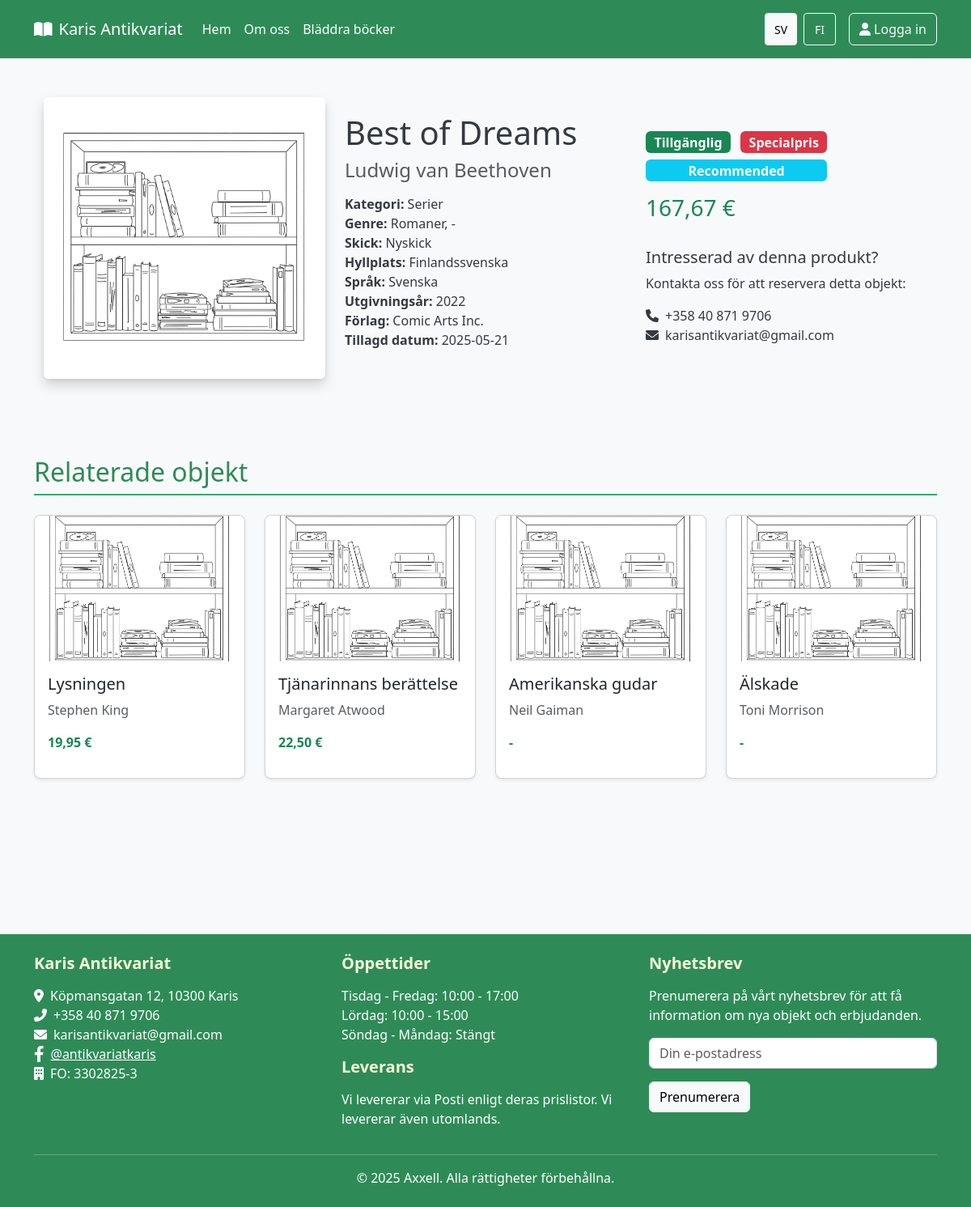
Screenshot of /singleproduct.php?id=167 with the database file from the repository.
### tables this page shows
CREATE TABLE `product` (
  `prod_id` int NOT NULL AUTO_INCREMENT,
  `title` varchar(255) NOT NULL,
  `status` int DEFAULT NULL,
  `shelf_id` int DEFAULT NULL,
  `category_id` int DEFAULT NULL,
  `price` decimal(10,2) DEFAULT NULL,
  `condition_id` int DEFAULT NULL,
  `notes` text,
  `internal_notes` text,
  `year` int DEFAULT NULL,
  `publisher` varchar(100) DEFAULT NULL,
  `special_price` tinyint(1) DEFAULT NULL COMMENT 'Om produkten är på rea: 1 = Ja, 0 = Nej',
  `recommended` tinyint(1) DEFAULT NULL COMMENT 'Om produkten är rekommenderad: 1 = Ja, 0 = Nej	',
  `rare` tinyint(1) DEFAULT '0',
  `date_added` datetime DEFAULT CURRENT_TIMESTAMP,
  `language_id` int DEFAULT NULL,
  PRIMARY KEY (`prod_id`),
  KEY `shelf_id` (`shelf_id`),
  KEY `category_id` (`category_id`),
  KEY `condition_id` (`condition_id`),
  KEY `idx_product_status` (`status`),
  KEY `fk_product_language` (`language_id`),
  CONSTRAINT `fk_product_language` FOREIGN KEY (`language_id`) REFERENCES `language` (`language_id`),
  CONSTRAINT `product_ibfk_1` FOREIGN KEY (`shelf_id`) REFERENCES `shelf` (`shelf_id`),
  CONSTRAINT `product_ibfk_2` FOREIGN KEY (`category_id`) REFERENCES `category` (`category_id`),
  CONSTRAINT `product_ibfk_3` FOREIGN KEY (`condition_id`) REFERENCES `condition` (`condition_id`),
  CONSTRAINT `product_ibfk_4` FOREIGN KEY (`status`) REFERENCES `status` (`status_id`)
);

CREATE TABLE `author` (
  `author_id` int NOT NULL AUTO_INCREMENT,
  `author_name` varchar(200) NOT NULL,
  PRIMARY KEY (`author_id`)
);

CREATE TABLE `category` (
  `category_id` int NOT NULL AUTO_INCREMENT,
  `category_sv_name` varchar(100) NOT NULL,
  `category_fi_name` varchar(100) NOT NULL,
  PRIMARY KEY (`category_id`),
  UNIQUE KEY `category_name` (`category_sv_name`)
);

CREATE TABLE `status` (
  `status_id` int NOT NULL AUTO_INCREMENT,
  `status_sv_name` varchar(50) NOT NULL,
  `status_fi_name` varchar(50) NOT NULL,
  PRIMARY KEY (`status_id`),
  UNIQUE KEY `status_name` (`status_sv_name`)
);

### singleproduct.php (the view, shortened to what the rows shown need)
<?php
require_once 'init.php';
$productId = isset($_GET['id']) ? (int)$_GET['id'] : 0;
function getProductById($productId) {
    global $pdo, $language;
    $categoryNameField = ($language === 'fi') ? 'cat.category_fi_name' : 'cat.category_sv_name';
    $shelfNameField = ($language === 'fi') ? 'sh.shelf_fi_name' : 'sh.shelf_sv_name';
    $statusNameField = ($language === 'fi') ? 's.status_fi_name' : 's.status_sv_name';
    $conditionNameField = ($language === 'fi') ? 'con.condition_fi_name' : 'con.condition_sv_name' ;
    $languageNameField = ($language === 'fi') ? 'lang.language_fi_name' : 'lang.language_sv_name';
    try {
        $sql = "SELECT
        p.prod_id,
        p.title,
        p.status,
        p.shelf_id,
        p.category_id,
        p.price,
        p.condition_id,
        p.notes,
        p.internal_notes,
        p.year,
        p.publisher,
        p.special_price,
        p.rare,
        p.recommended,
        p.date_added,
        p.language_id,
        {$statusNameField} as status_name,
        s.status_id,
        {$categoryNameField} as category_name,
        IFNULL({$shelfNameField}, '') as shelf_name,
        IFNULL({$conditionNameField}, '') as condition_name,
        IFNULL(con.condition_code, '') as condition_code,
        IFNULL({$languageNameField}, '') as language_name
    FROM
        product p
    JOIN category cat ON p.category_id = cat.category_id
    JOIN `status` s ON p.status = s.status_id
    LEFT JOIN shelf sh ON p.shelf_id = sh.shelf_id
    LEFT JOIN `condition` con ON p.condition_id = con.condition_id
    LEFT JOIN `language` lang ON p.language_id = lang.language_id
    WHERE
        p.prod_id = :productId";
        $stmt = $pdo->prepare($sql);
        $stmt->bindParam(':productId', $productId, PDO::PARAM_INT);
        $stmt->execute();
        $product = $stmt->fetch(PDO::FETCH_OBJ);
        if ($product) {
            $authorSql = "SELECT a.author_id, a.author_name
                         FROM author a
                         JOIN product_author pa ON a.author_id = pa.author_id
                         WHERE pa.product_id = :productId";
            $authorStmt = $pdo->prepare($authorSql);
            $authorStmt->bindParam(':productId', $productId, PDO::PARAM_INT);
            $authorStmt->execute();
            $authors = $authorStmt->fetchAll(PDO::FETCH_OBJ);
            $product->authors = $authors;
            $authorNames = array_map(function($author) {
                return $author->author_name;
            }, $authors);
            $product->author_names = !empty($authorNames) ? implode(', ', $authorNames) : '';
            $genreSql = "SELECT g.genre_id, " .
                       ($language === 'fi' ? 'g.genre_fi_name' : 'g.genre_sv_name') . " as genre_name
                       FROM genre g
                       JOIN product_genre pg ON g.genre_id = pg.genre_id
                       WHERE pg.product_id = :productId";
            $genreStmt = $pdo->prepare($genreSql);
            $genreStmt->bindParam(':productId', $productId, PDO::PARAM_INT);
            $genreStmt->execute();
            $genres = $genreStmt->fetchAll(PDO::FETCH_OBJ);
            $product->genres = $genres;
            $product->genre_ids_array = array_map(function($genre) {
                return $genre->genre_id;
            }, $genres);
            $product->genre_names_array = array_map(function($genre) {
                return $genre->genre_name;
            }, $genres);
        }
        return $product;
    } catch (PDOException $e) {
        error_log("Database error in getProductById: " . $e->getMessage());
        error_log("SQL query: " . $sql);
        return null;
    }
}
function getRelatedProducts($productId, $categoryId, $genreIds, $limit = 4) {
    global $pdo, $language;
    try {
        $genreIdList = implode(',', array_map('intval', $genreIds));
        $categoryNameField = ($language === 'fi') ? 'c.category_fi_name' : 'c.category_sv_name';
        $sql = "SELECT DISTINCT
                    p.prod_id,
                    p.title,
                    p.price,
                    p.special_price,
                    p.rare,
                    p.recommended,
                    {$categoryNameField} as category_name,
                    (SELECT GROUP_CONCAT(a.author_name SEPARATOR ', ')
                     FROM product_author pa
                     JOIN author a ON pa.author_id = a.author_id
                     WHERE pa.product_id = p.prod_id) as author_names
                FROM
                    product p
                JOIN
                    category c ON p.category_id = c.category_id
                LEFT JOIN
                    product_genre pg ON p.prod_id = pg.product_id
                WHERE
                    p.prod_id != :productId
                    AND p.status = 1 -- Only available products
                    AND (
                        p.category_id = :categoryId
                        OR pg.genre_id IN ($genreIdList)
                    )
                GROUP BY
                    p.prod_id
                LIMIT :limit";
        $stmt = $pdo->prepare($sql);
        $stmt->bindParam(':productId', $productId, PDO::PARAM_INT);
        $stmt->bindParam(':categoryId', $categoryId, PDO::PARAM_INT);
        $stmt->bindParam(':limit', $limit, PDO::PARAM_INT);
        $stmt->execute();
        return $stmt->fetchAll(PDO::FETCH_OBJ);
    } catch (PDOException $e) {
        error_log("Database error in getRelatedProducts: " . $e->getMessage());
        return [];
    }
}
$product = getProductById($productId);
$relatedProducts = [];
if (!empty($product->genre_ids_array)) {
    $relatedProducts = getRelatedProducts($productId, $product->category_id, $product->genre_ids_array);
}
$formattedPrice = $formatter->formatPrice($product->price);
$formattedDate = $formatter->formatDate($product->date_added);
$statusClass = '';
switch ($product->status_id) {
    case 1:
        $statusClass = 'bg-success';
        break;
}
include 'templates/header.php';
?>
<div class="container my-5 pb-5">
    <div class="row">
        <div class="row mb-5">
            <div class="col-md-4 item-details">
                <div>
                    <h1 class="mb-2" id="item-title"><?php echo safeEcho($product->title); ?></h1>
                    <h4 class="text-muted mb-3" id="item-author"><?php echo safeEcho($product->author_names); ?></h4>
                </div>
                <ul class="list-unstyled">
                    <li><strong><?php echo $strings['category']; ?>:</strong> <span id="item-category"><?php echo safeEcho($product->category_name); ?></span></li>
                    <?php if (!empty($product->year)): ?>
                    <li><strong><?php echo $strings['year']; ?>:</strong> <span id="item-year"><?php echo safeEcho($product->year); ?></span></li>
                    <?php endif; ?>
                    <?php if (!empty($product->publisher)): ?>
                    <li><strong><?php echo $strings['publisher']; ?>:</strong> <span id="item-publisher"><?php echo safeEcho($product->publisher); ?></span></li>
                    <?php endif; ?>
                    <li><strong><?php echo $strings['date_added']; ?>:</strong> <span id="item-date"><?php echo $formattedDate; ?></span></li>
                </ul>
            </div>
            <div class="col-md-4 item-price-status">
                <div class="price-container">
                    <span class="badge <?php echo $statusClass; ?> fs-6" id="item-status"><?php echo safeEcho($product->status_name); ?></span>
                    <?php if ($product->special_price): ?>
                        <span class="badge bg-danger fs-6 ms-2"><?php echo $strings['special_price']; ?></span>
                    <?php endif; ?>
                    <?php if ($product->recommended): ?>
                        <span class="badge bg-info fs-6 mt-2 d-block"><?php echo $strings['recommended'] ?? 'Recommended'; ?></span>
                    <?php endif; ?>
                    <h3 class="text-success mt-3" id="item-price"><?php echo $formattedPrice; ?></h3>
                </div>
            </div>
        </div>
<?php if (!empty($relatedProducts)): ?>
<div class="col-12">
    <section class="my-5">
        <h2 class="mb-4"><?php echo $strings['related_items']; ?></h2>
        <div class="row row-cols-1 row-cols-md-2 row-cols-lg-4 g-4" id="related-items">
            <?php foreach ($relatedProducts as $relatedProduct): ?>
            <div class="col">
                <div class="card h-100">
                    <div class="d-none d-md-block">
                        <?php
                        $relatedImagePath = 'uploads/products/' . $relatedProduct->prod_id . '.jpg';
                        $relatedDefaultImage = asset('images', 'default_antiqe_image.webp');
                        $relatedImageToShow = file_exists($relatedImagePath) ? $relatedImagePath : $relatedDefaultImage;
                        ?>
                        <img src="<?php echo $relatedImageToShow; ?>" class="card-img-top" style="height: 180px; object-fit: cover;" alt="<?php echo safeEcho($relatedProduct->title); ?>">
                        <div class="card-body">
                            <h5 class="card-title"><?php echo safeEcho($relatedProduct->title); ?></h5>
                            <p class="card-text text-muted">
                                <?php echo safeEcho($relatedProduct->author_names); ?>
                            </p>
                            <p class="text-success fw-bold"><?php echo $formatter->formatPrice($relatedProduct->price); ?></p>
                        </div>
                    </div>
                </div>
            </div>
            <?php endforeach; ?>
        </div>
    </section>
</div>
<?php endif; ?>
    </div>
</div>
<?php
include 'templates/footer.php';
?>

### rows the page displays
product: title "Best of Dreams", category.category_sv_name "Serier", year "2022", publisher "Comic Arts Inc.", date_added "2025-05-21", status.status_sv_name "Tillgänglig", price "167,67 €"
author: author_name "Ludwig van Beethoven"
product: title "Lysningen", author_names "Stephen King", price "19,95 €"
product: title "Tjänarinnans berättelse", author_names "Margaret Atwood", price "22,50 €"
product: title "Amerikanska gudar", author_names "Neil Gaiman", price "-"
product: title "Älskade", author_names "Toni Morrison", price "-"

### other values shown
$strings['menu_home'] "Hem"
$strings['menu_about'] "Om oss"
$strings['menu_browse'] "Bläddra böcker"
$strings['login'] "Logga in"
$strings['category'] "Kategori"
$strings['genre'] "Genre"
safeEcho(implode(', ', $product->genre_names_array)) "Romaner, -"
$strings['condition'] "Skick"
safeEcho($product->condition_name) "Nyskick"
$strings['shelf'] "Hyllplats"
safeEcho($product->shelf_name) "Finlandssvenska"
$strings['language'] "Språk"
safeEcho($product->language_name) "Svenska"
$strings['year'] "Utgivningsår"
$strings['publisher'] "Förlag"
